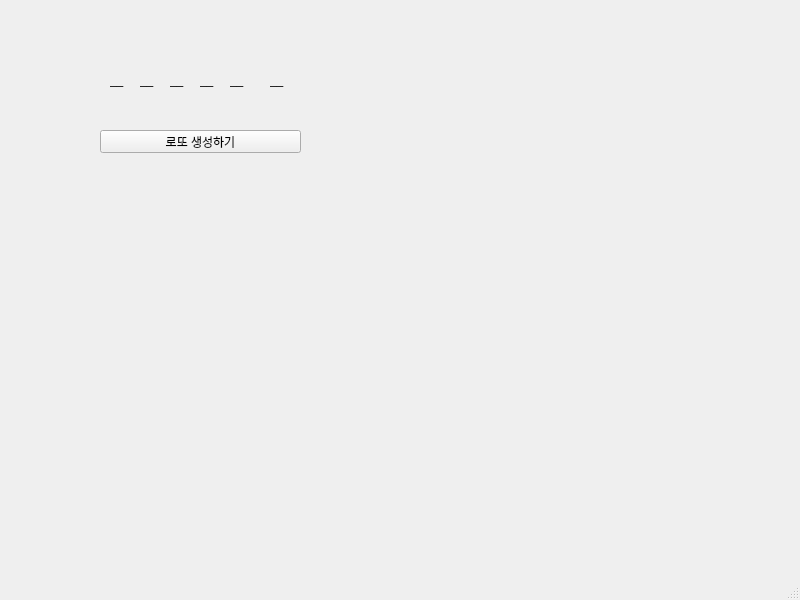
<?xml version="1.0" encoding="UTF-8"?>
<ui version="4.0">
 <class>MainWindow</class>
 <widget class="QMainWindow" name="MainWindow">
  <property name="geometry">
   <rect>
    <x>0</x>
    <y>0</y>
    <width>800</width>
    <height>600</height>
   </rect>
  </property>
  <property name="windowTitle">
   <string>MainWindow</string>
  </property>
  <widget class="QWidget" name="centralwidget">
   <widget class="QLabel" name="lbl1">
    <property name="geometry">
     <rect>
      <x>110</x>
      <y>70</y>
      <width>21</width>
      <height>20</height>
     </rect>
    </property>
    <property name="text">
     <string>__</string>
    </property>
   </widget>
   <widget class="QPushButton" name="pb">
    <property name="geometry">
     <rect>
      <x>100</x>
      <y>130</y>
      <width>201</width>
      <height>23</height>
     </rect>
    </property>
    <property name="text">
     <string>로또 생성하기</string>
    </property>
   </widget>
   <widget class="QLabel" name="lbl2">
    <property name="geometry">
     <rect>
      <x>140</x>
      <y>70</y>
      <width>21</width>
      <height>20</height>
     </rect>
    </property>
    <property name="text">
     <string>__</string>
    </property>
   </widget>
   <widget class="QLabel" name="lbl3">
    <property name="geometry">
     <rect>
      <x>170</x>
      <y>70</y>
      <width>21</width>
      <height>20</height>
     </rect>
    </property>
    <property name="text">
     <string>__</string>
    </property>
   </widget>
   <widget class="QLabel" name="lbl4">
    <property name="geometry">
     <rect>
      <x>200</x>
      <y>70</y>
      <width>21</width>
      <height>20</height>
     </rect>
    </property>
    <property name="text">
     <string>__</string>
    </property>
   </widget>
   <widget class="QLabel" name="lbl5">
    <property name="geometry">
     <rect>
      <x>230</x>
      <y>70</y>
      <width>21</width>
      <height>20</height>
     </rect>
    </property>
    <property name="text">
     <string>__</string>
    </property>
   </widget>
   <widget class="QLabel" name="lbl6">
    <property name="geometry">
     <rect>
      <x>270</x>
      <y>70</y>
      <width>21</width>
      <height>20</height>
     </rect>
    </property>
    <property name="text">
     <string>__</string>
    </property>
   </widget>
  </widget>
  <widget class="QMenuBar" name="menubar">
   <property name="geometry">
    <rect>
     <x>0</x>
     <y>0</y>
     <width>800</width>
     <height>21</height>
    </rect>
   </property>
  </widget>
  <widget class="QStatusBar" name="statusbar"/>
 </widget>
 <resources/>
 <connections/>
</ui>
